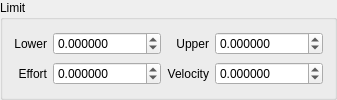
                    <widget class="QGroupBox" name="JointLimitGroupBox">
                      <property name="enabled">
                        <bool>true</bool>
                      </property>
                      <property name="title">
                        <string>Limit</string>
                      </property>
                      <layout class="QGridLayout" name="gridLayout">
                        <item row="0" column="0">
                          <widget class="QLabel" name="label_86">
                            <property name="maximumSize">
                              <size>
                                <width>16777215</width>
                                <height>16777215</height>
                              </size>
                            </property>
                            <property name="layoutDirection">
                              <enum>Qt::LeftToRight</enum>
                            </property>
                            <property name="text">
                              <string>Lower</string>
                            </property>
                            <property name="alignment">
                              <set>Qt::AlignRight|Qt::AlignTrailing|Qt::AlignVCenter</set>
                            </property>
                          </widget>
                        </item>
                        <item row="0" column="1">
                          <widget class="QDoubleSpinBox" name="JointLimitLowerSpinBox">
                            <property name="decimals">
                              <number>6</number>
                            </property>
                            <property name="minimum">
                              <double>-10000.000000000000000</double>
                            </property>
                            <property name="maximum">
                              <double>10000.000000000000000</double>
                            </property>
                            <property name="singleStep">
                              <double>0.001000000000000</double>
                            </property>
                            <property name="value">
                              <double>0.000000000000000</double>
                            </property>
                          </widget>
                        </item>
                        <item row="0" column="2">
                          <widget class="QLabel" name="label_87">
                            <property name="maximumSize">
                              <size>
                                <width>16777215</width>
                                <height>16777215</height>
                              </size>
                            </property>
                            <property name="layoutDirection">
                              <enum>Qt::LeftToRight</enum>
                            </property>
                            <property name="text">
                              <string>Upper</string>
                            </property>
                            <property name="alignment">
                              <set>Qt::AlignRight|Qt::AlignTrailing|Qt::AlignVCenter</set>
                            </property>
                          </widget>
                        </item>
                        <item row="0" column="3">
                          <widget class="QDoubleSpinBox" name="JointLimitUpperSpinBox">
                            <property name="decimals">
                              <number>6</number>
                            </property>
                            <property name="minimum">
                              <double>-10000.000000000000000</double>
                            </property>
                            <property name="maximum">
                              <double>10000.000000000000000</double>
                            </property>
                            <property name="singleStep">
                              <double>0.001000000000000</double>
                            </property>
                          </widget>
                        </item>
                        <item row="1" column="0">
                          <widget class="QLabel" name="label_88">
                            <property name="maximumSize">
                              <size>
                                <width>16777215</width>
                                <height>16777215</height>
                              </size>
                            </property>
                            <property name="layoutDirection">
                              <enum>Qt::LeftToRight</enum>
                            </property>
                            <property name="text">
                              <string>Effort</string>
                            </property>
                            <property name="alignment">
                              <set>Qt::AlignRight|Qt::AlignTrailing|Qt::AlignVCenter</set>
                            </property>
                          </widget>
                        </item>
                        <item row="1" column="1">
                          <widget class="QDoubleSpinBox" name="JointLimitEffortSpinBox">
                            <property name="decimals">
                              <number>6</number>
                            </property>
                            <property name="minimum">
                              <double>-10000.000000000000000</double>
                            </property>
                            <property name="maximum">
                              <double>10000.000000000000000</double>
                            </property>
                            <property name="singleStep">
                              <double>0.001000000000000</double>
                            </property>
                            <property name="value">
                              <double>0.000000000000000</double>
                            </property>
                          </widget>
                        </item>
                        <item row="1" column="3">
                          <widget class="QDoubleSpinBox" name="JointLimitVelocitySpinBox">
                            <property name="decimals">
                              <number>6</number>
                            </property>
                            <property name="minimum">
                              <double>-10000.000000000000000</double>
                            </property>
                            <property name="maximum">
                              <double>10000.000000000000000</double>
                            </property>
                            <property name="singleStep">
                              <double>0.001000000000000</double>
                            </property>
                          </widget>
                        </item>
                        <item row="1" column="2">
                          <widget class="QLabel" name="label_95">
                            <property name="maximumSize">
                              <size>
                                <width>16777215</width>
                                <height>16777215</height>
                              </size>
                            </property>
                            <property name="layoutDirection">
                              <enum>Qt::LeftToRight</enum>
                            </property>
                            <property name="text">
                              <string>Velocity</string>
                            </property>
                            <property name="alignment">
                              <set>Qt::AlignRight|Qt::AlignTrailing|Qt::AlignVCenter</set>
                            </property>
                          </widget>
                        </item>
                      </layout>
                    </widget>
